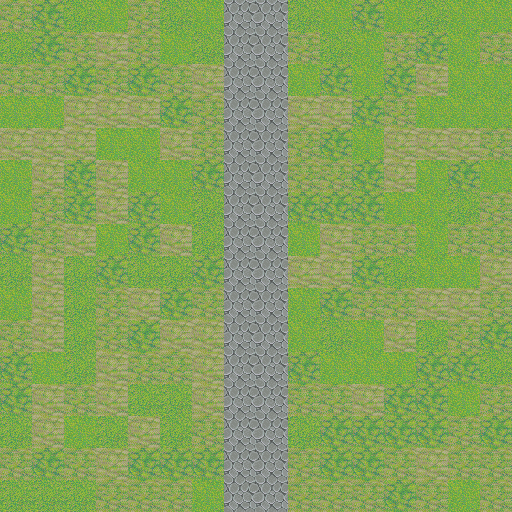

The image is a tile-based game level rendered from a .tmx file. Its description and complete source (layers, tilesets, objects, tile grids) follow:
An orthogonal 16x16 tile map with 32x32 px tiles, 4 tile layers (floor, wall, obj, cover).

<map version="1.0" orientation="orthogonal" renderorder="right-down" width="16" height="16" tilewidth="32" tileheight="32" nextobjectid="1">
 <tileset firstgid="1" name="Old" tilewidth="32" tileheight="32" tilecount="1736" columns="8">
  <image source="Old.png" width="256" height="6963" />
 </tileset>
 <layer name="floor" width="16" height="16">
  <data encoding="csv">
644,643,642,641,644,642,641,643,645,642,641,643,641,642,641,641,
642,643,644,645,644,641,642,644,645,644,642,641,644,643,641,644,
644,644,643,644,643,644,645,644,642,641,643,641,643,645,641,641,
641,641,645,645,645,643,644,644,644,645,645,643,644,641,641,641,
645,645,645,641,641,645,644,641,644,644,643,641,645,645,645,644,
641,645,643,645,641,641,643,642,643,644,644,643,645,641,643,641,
641,644,643,645,643,641,642,641,642,643,643,643,641,641,642,644,
643,644,645,641,643,645,642,643,645,641,645,644,644,641,644,644,
642,645,642,643,642,642,643,642,645,645,645,643,642,641,641,645,
641,645,642,644,645,643,644,643,642,641,643,644,644,645,645,644,
644,645,642,644,643,645,645,645,642,641,642,641,645,642,644,643,
643,641,642,645,644,644,645,642,641,643,641,641,641,643,643,642,
643,645,644,645,642,642,645,641,644,644,644,645,643,643,641,644,
642,645,641,642,645,642,644,645,642,642,643,643,643,643,644,643,
644,643,644,645,643,643,643,641,642,644,643,643,644,645,644,644,
642,642,642,644,644,644,641,645,642,644,644,644,643,644,641,644
</data>
 </layer>
 <layer name="wall" width="16" height="16">
  <data encoding="csv">
0,0,0,0,0,0,0,516,516,0,0,0,0,0,0,0,
0,0,0,0,0,0,0,516,516,0,0,0,0,0,0,0,
0,0,0,0,0,0,0,516,516,0,0,0,0,0,0,0,
0,0,0,0,0,0,0,516,516,0,0,0,0,0,0,0,
0,0,0,0,0,0,0,516,516,0,0,0,0,0,0,0,
0,0,0,0,0,0,0,516,516,0,0,0,0,0,0,0,
0,0,0,0,0,0,0,516,516,0,0,0,0,0,0,0,
0,0,0,0,0,0,0,516,516,0,0,0,0,0,0,0,
0,0,0,0,0,0,0,516,516,0,0,0,0,0,0,0,
0,0,0,0,0,0,0,516,516,0,0,0,0,0,0,0,
0,0,0,0,0,0,0,516,516,0,0,0,0,0,0,0,
0,0,0,0,0,0,0,516,516,0,0,0,0,0,0,0,
0,0,0,0,0,0,0,516,516,0,0,0,0,0,0,0,
0,0,0,0,0,0,0,516,516,0,0,0,0,0,0,0,
0,0,0,0,0,0,0,516,516,0,0,0,0,0,0,0,
0,0,0,0,0,0,0,516,516,0,0,0,0,0,0,0
</data>
 </layer>
 <layer name="obj" width="16" height="16">
  <data encoding="csv">
0,0,0,0,0,0,0,0,0,0,0,0,0,0,0,0,
0,0,0,0,0,0,0,0,0,0,0,0,0,0,0,0,
0,0,0,0,0,0,0,0,0,0,0,0,0,0,0,0,
0,0,0,0,0,0,0,0,0,0,0,0,0,0,0,0,
0,0,0,0,0,0,0,0,0,0,0,0,0,0,0,0,
0,0,0,0,0,0,0,0,0,0,0,0,0,0,0,0,
0,0,0,0,0,0,0,0,0,0,0,0,0,0,0,0,
0,0,0,0,0,0,0,0,0,0,0,0,0,0,0,0,
0,0,0,0,0,0,0,0,0,0,0,0,0,0,0,0,
0,0,0,0,0,0,0,0,0,0,0,0,0,0,0,0,
0,0,0,0,0,0,0,0,0,0,0,0,0,0,0,0,
0,0,0,0,0,0,0,0,0,0,0,0,0,0,0,0,
0,0,0,0,0,0,0,0,0,0,0,0,0,0,0,0,
0,0,0,0,0,0,0,0,0,0,0,0,0,0,0,0,
0,0,0,0,0,0,0,0,0,0,0,0,0,0,0,0,
0,0,0,0,0,0,0,0,0,0,0,0,0,0,0,0
</data>
 </layer>
 <layer name="cover" width="16" height="16">
  <data encoding="csv">
0,0,0,0,0,0,0,0,0,0,0,0,0,0,0,0,
0,0,0,0,0,0,0,0,0,0,0,0,0,0,0,0,
0,0,0,0,0,0,0,0,0,0,0,0,0,0,0,0,
0,0,0,0,0,0,0,0,0,0,0,0,0,0,0,0,
0,0,0,0,0,0,0,0,0,0,0,0,0,0,0,0,
0,0,0,0,0,0,0,0,0,0,0,0,0,0,0,0,
0,0,0,0,0,0,0,0,0,0,0,0,0,0,0,0,
0,0,0,0,0,0,0,0,0,0,0,0,0,0,0,0,
0,0,0,0,0,0,0,0,0,0,0,0,0,0,0,0,
0,0,0,0,0,0,0,0,0,0,0,0,0,0,0,0,
0,0,0,0,0,0,0,0,0,0,0,0,0,0,0,0,
0,0,0,0,0,0,0,0,0,0,0,0,0,0,0,0,
0,0,0,0,0,0,0,0,0,0,0,0,0,0,0,0,
0,0,0,0,0,0,0,0,0,0,0,0,0,0,0,0,
0,0,0,0,0,0,0,0,0,0,0,0,0,0,0,0,
0,0,0,0,0,0,0,0,0,0,0,0,0,0,0,0
</data>
 </layer>
</map>
